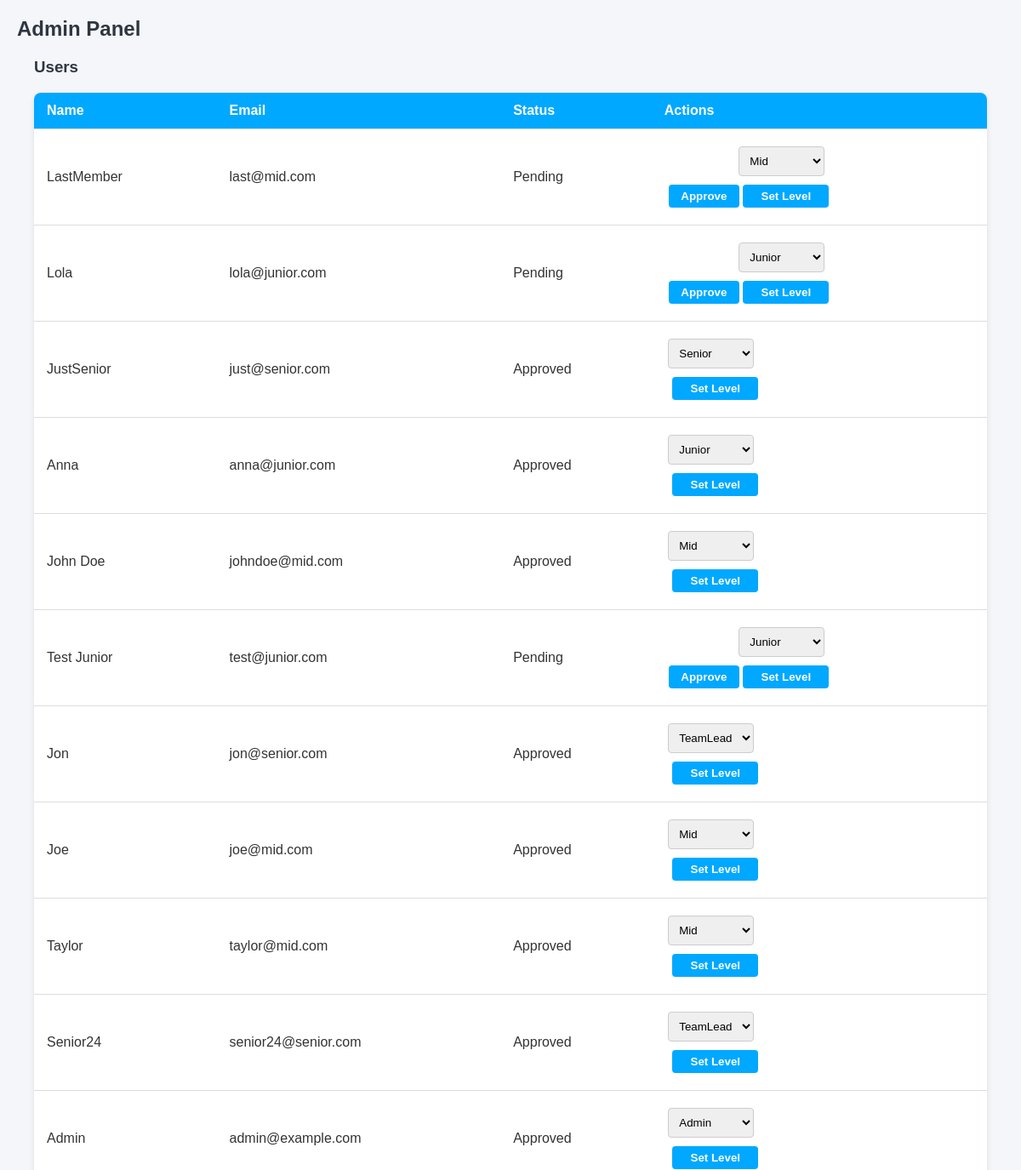
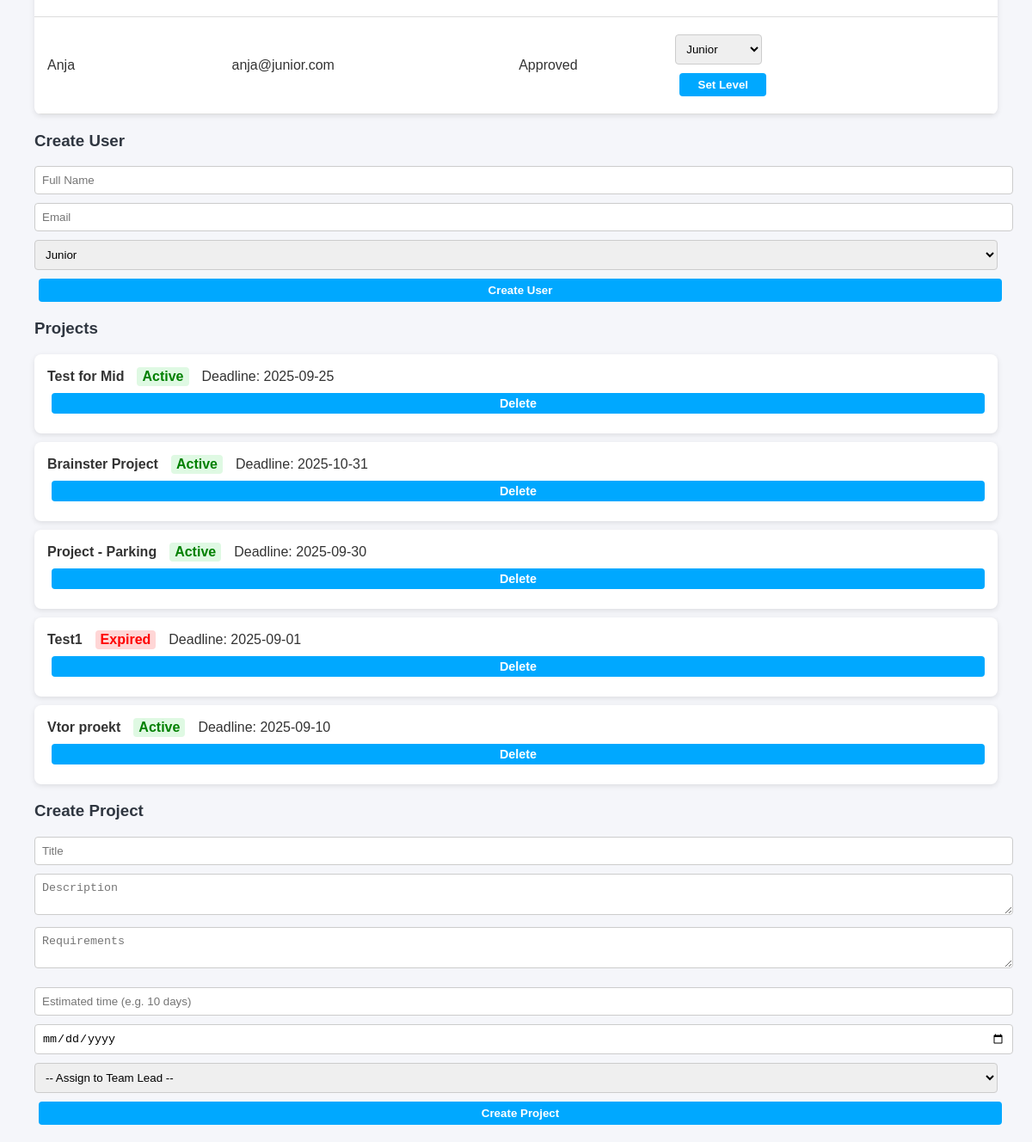
Page /admin_panel.php (signed in) on the committed database (2 pictures, top to bottom).
### tables this page shows
CREATE TABLE `users` (
  `id` int(11) NOT NULL,
  `name` varchar(100) NOT NULL,
  `email` varchar(150) NOT NULL,
  `password` varchar(255) NOT NULL,
  `level` enum('Admin','TeamLead','Senior','Mid','Junior') NOT NULL DEFAULT 'Junior',
  `approved` tinyint(1) NOT NULL DEFAULT 0,
  `created_at` timestamp NOT NULL DEFAULT current_timestamp()
);

CREATE TABLE `projects` (
  `id` int(11) NOT NULL,
  `title` varchar(255) NOT NULL,
  `description` text DEFAULT NULL,
  `requirements` text DEFAULT NULL,
  `estimated_time` varchar(100) DEFAULT NULL,
  `team_lead_id` int(11) DEFAULT NULL,
  `status` enum('Active','Done','Expired') DEFAULT 'Active',
  `deadline` date DEFAULT NULL,
  `created_at` timestamp NOT NULL DEFAULT current_timestamp()
);

### public/admin_panel.php (the view, shortened to what this page needs)
<?php
require_once __DIR__.'/../src/db.php';
$users=$pdo->query('SELECT * FROM users ORDER BY created_at DESC')->fetchAll();
$projects=$pdo->query('SELECT * FROM projects ORDER BY created_at DESC')->fetchAll();
?>
<!doctype html>
<html>
<head>
    <link rel='stylesheet' href='css/styles.css'>
</head>
<body>
<main>
<h2>Admin Panel</h2>
<section>
    <h3>Users</h3>
    <table>
        <tr>
            <th>Name</th>
            <th>Email</th>
            <th>Status</th>
            <th>Actions</th>
        </tr>
        <?php foreach($users as $u): ?>
            <tr>
                <td><?=htmlspecialchars($u['name'])?></td>
                <td><?=htmlspecialchars($u['email'])?></td>
                <td><?= $u['approved'] ? 'Approved' : 'Pending' ?></td>
                <td>
                    <form method='post' class="inline">
                        <?php if(!$u['approved']): ?>
                            <button name='approve_user' value='<?=$u['id']?>'>Approve</button>
                        <?php endif; ?>
                    </form>
                    <form method='post' class="inline">
                        <select name='level'>
                            <option <?= $u['level']=='Junior'?'selected':'' ?>>Junior</option>
                            <option <?= $u['level']=='Mid'?'selected':'' ?>>Mid</option>
                            <option <?= $u['level']=='Senior'?'selected':'' ?>>Senior</option>
                            <option <?= $u['level']=='TeamLead'?'selected':'' ?>>TeamLead</option>
                            <option <?= $u['level']=='Admin'?'selected':'' ?>>Admin</option>
                        </select>
                        <button name='set_level' value='<?=$u['id']?>'>Set Level</button>
                    </form>
                </td>
            </tr>
        <?php endforeach; ?>
    </table>
</section>
<section>
    <h3>Create User</h3>
    <form method="post">
        <input type="text" name="name" placeholder="Full Name" required>
        <input type="email" name="email" placeholder="Email" required>
        <select name="level" required>
            <option value="Junior">Junior</option>
        </select>
        <button type="submit" name="create_user">Create User</button>
    </form>
</section>
<section>
    <h3>Projects</h3>
    <?php if(count($projects)>0): ?>
        <?php foreach($projects as $p): ?>
            <div class="project-item">
                <div class="project-info">
                    <b><?=htmlspecialchars($p['title'])?></b>
                    <span class="status status-<?=htmlspecialchars($p['status'])?>">
                        <?=htmlspecialchars($p['status'])?>
                    </span>
                    <span>Deadline: <?=$p['deadline']?></span>
                </div>
                <button onclick="deleteProject(<?=$p['id']?>)">Delete</button>
            </div>
        <?php endforeach; ?>
    <?php else: ?>
        <p>No projects yet.</p>
    <?php endif; ?>
</section>
<section>
    <h3>Create Project</h3>
    <form method="post">
        <input type="text" name="title" placeholder="Title" required>
        <textarea name="description" placeholder="Description"></textarea>
        <textarea name="requirements" placeholder="Requirements"></textarea>
        <input type="text" name="estimated_time" placeholder="Estimated time (e.g. 10 days)">
        <input type="date" name="deadline">
        <select name="team_lead_id" required>
            <option value="">-- Assign to Team Lead --</option>
        </select>
        <button type="submit" name="create_project">Create Project</button>
    </form>
</section>
</main>
</body>
</html>

### public/css/styles.css (style rules this page uses)
body { font-family: Arial, Helvetica, sans-serif; margin: 20px; background: #f6f8fa }
input, select, button { display: block; width: 100%; padding: 8px; margin: 8px 0; border-radius: 4px; border: 1px solid #ccc }

### public/admin_panel.php (style rules this page uses)
body { font-family: Arial, sans-serif; background-color: #f5f6fa; color: #333; margin: 0; padding: 0; }
h2, h3 { color: #2f3640; }
main, section { max-width: 1200px; margin: 20px auto; padding: 0 20px; }
table { width: 100%; border-collapse: collapse; margin-bottom: 20px; background-color: #fff; box-shadow: 0 2px 6px rgba(0,0,0,0.1); border-radius: 8px; overflow: hidden; }
table th, table td { padding: 12px 15px; text-align: left; border-bottom: 1px solid #ddd; }
table th { background-color: #00a8ff; color: white; }
button { padding: 6px 12px; background-color: #00a8ff; color: white; border: none; border-radius: 4px; cursor: pointer; font-weight: bold; margin-left: 5px; transition: background-color 0.2s; }
select, input, textarea { padding: 8px; border-radius: 4px; border: 1px solid #ccc; width: 100%; margin-bottom: 10px; }
section div.project-item { background-color: #fff; padding: 15px; margin-bottom: 10px; border-radius: 8px; box-shadow: 0 2px 6px rgba(0,0,0,0.1); display: flex; justify-content: space-between; align-items: center; flex-wrap: wrap; }
section div.project-item .project-info { display: flex; align-items: center; gap: 15px; flex-wrap: wrap; }
section div.project-item b { font-size: 1rem; }
section div.project-item span.status { font-weight: bold; padding: 2px 6px; border-radius: 4px; }
.status-Active { background-color: #dff9e3; color: green; }
.status-Expired { background-color: #ffd6d6; color: red; }
section div.project-item button { padding: 4px 8px; font-size: 0.9rem; background-color: #00a8ff; border-radius: 4px; color: white; border: none; cursor: pointer; transition: background-color 0.2s; }
form.inline { display: inline-block; }

### rows in the picture
users: name "LastMember", email "last@mid.com", approved "Pending", $u['id'] 16 (drawn), level "Mid"
users: name "Lola", email "lola@junior.com", approved "Pending", $u['id'] 15 (drawn), level "Junior"
users: name "JustSenior", email "just@senior.com", approved "Approved", level "Senior", $u['id'] 14 (drawn)
users: name "Anna", email "anna@junior.com", approved "Approved", level "Junior", $u['id'] 13 (drawn)
users: name "John Doe", email "johndoe@mid.com", approved "Approved", level "Mid", $u['id'] 12 (drawn)
users: name "Test Junior", email "test@junior.com", approved "Pending", $u['id'] 10 (drawn), level "Junior"
users: name "Jon", email "jon@senior.com", approved "Approved", level "TeamLead", $u['id'] 9 (drawn)
users: name "Joe", email "joe@mid.com", approved "Approved", level "Mid", $u['id'] 8 (drawn)
users: name "Taylor", email "taylor@mid.com", approved "Approved", level "Mid", $u['id'] 7 (drawn)
users: name "Senior24", email "senior24@senior.com", approved "Approved", level "TeamLead", $u['id'] 6 (drawn)
users: name "Admin", email "admin@example.com", approved "Approved", level "Admin", $u['id'] 5 (drawn)
users: name "Anja", email "anja@junior.com", approved "Approved", level "Junior", $u['id'] 4 (drawn)
projects: title "Test for Mid", status "Active", deadline "2025-09-25"
projects: title "Brainster Project", status "Active", deadline "2025-10-31"
projects: title "Project - Parking", status "Active", deadline "2025-09-30"
projects: title "Test1", status "Expired", deadline "2025-09-01"
projects: title "Vtor proekt", status "Active", deadline "2025-09-10"
